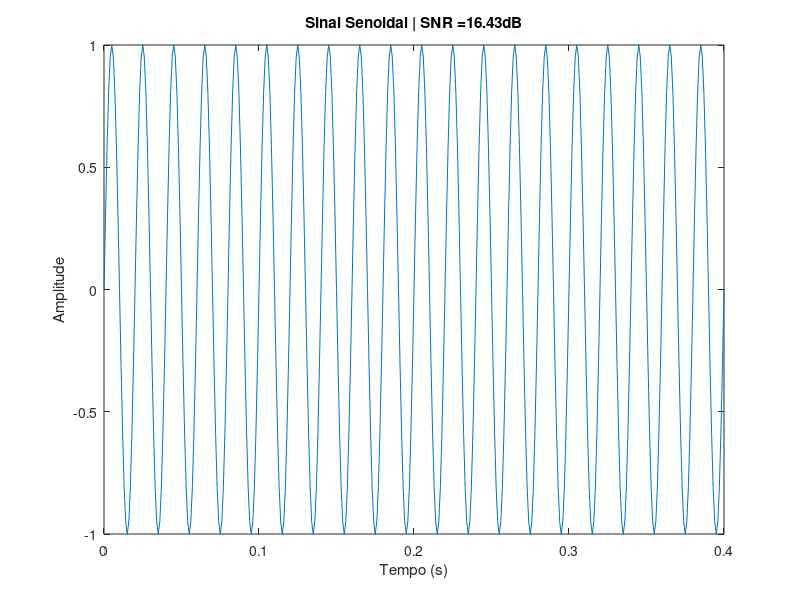
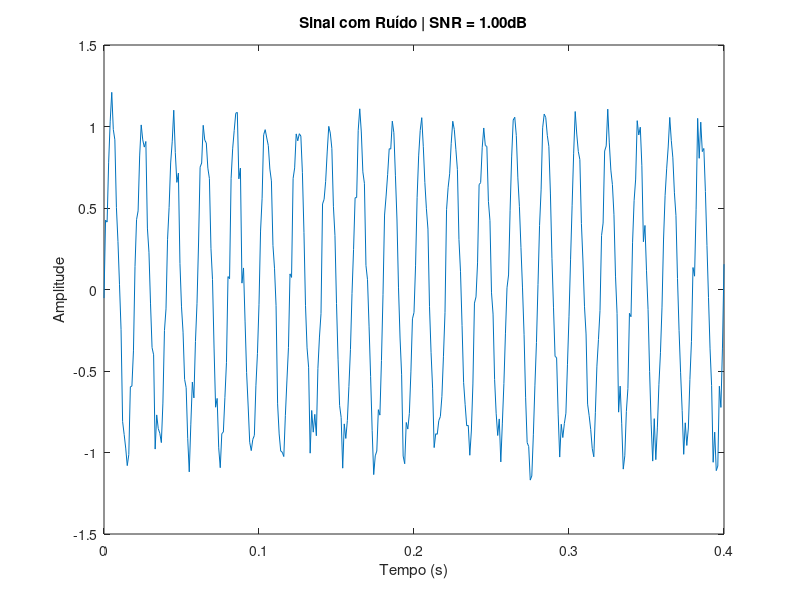
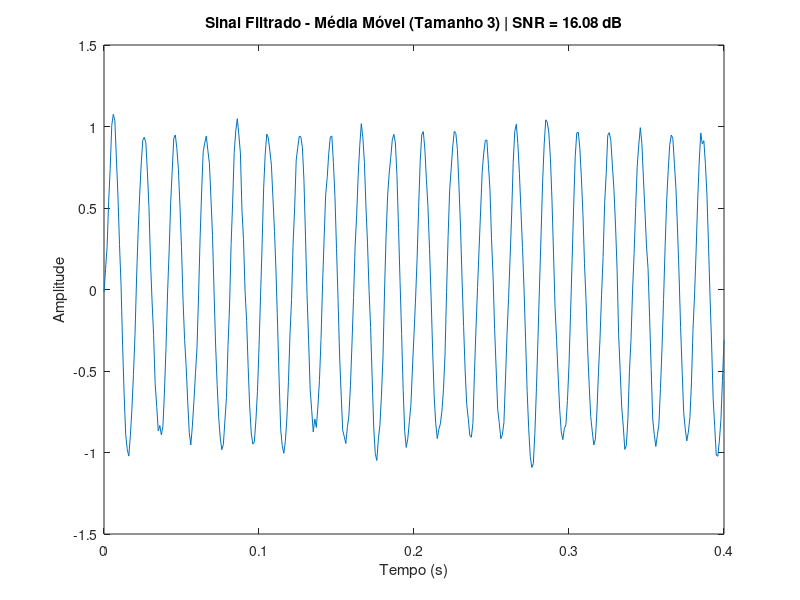
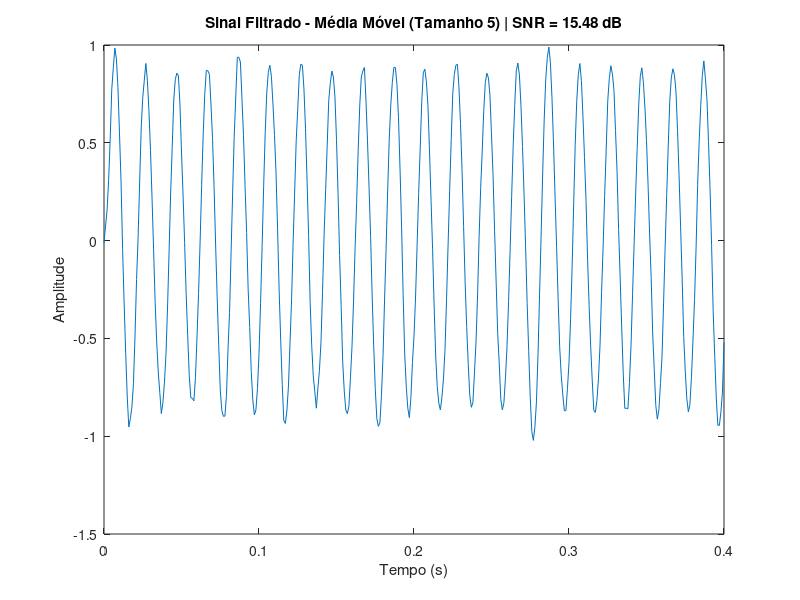

MATLAB code for these plots, in order:
% Parâmetros do sinal
f = 50;            % Frequência do sinal (Hz)
fs = 1000;         % Frequência de amostragem (Hz)
t = 0:1/fs:0.4;    % Vetor de tempo de 0 a 0,4 segundos
A = 1;             % Amplitude do sinal senoidal

% Sinal senoidal
sinal_senoidal = A * sin(2 * pi * f * t);

% Gerando ruído (ruído gaussiano branco)
ruido = 0.1 * randn(size(t));  % Desvio padrão do ruído ajustável

% Sinal com ruído
sinal_com_ruido = sinal_senoidal + ruido;

% Filtros de médias móveis
filtro3 = ones(1, 3) / 3;  % Filtro de média móvel de tamanho 3
filtro5 = ones(1, 5) / 5;  % Filtro de média móvel de tamanho 5
filtro7 = ones(1, 7) / 7;  % Filtro de média móvel de tamanho 7

% Aplicando os filtros de média móvel
sinal_filtrado_3 = filter(filtro3, 1, sinal_com_ruido);
sinal_filtrado_5 = filter(filtro5, 1, sinal_com_ruido);
sinal_filtrado_7 = filter(filtro7, 1, sinal_com_ruido);

% Aplicando os filtros de mediana móvel
sinal_mediana_3 = movmedian(sinal_com_ruido, 3);
sinal_mediana_5 = movmedian(sinal_com_ruido, 5);
sinal_mediana_7 = movmedian(sinal_com_ruido, 7);

% Implementando a moda móvel
movmoda = @(x, k) arrayfun(@(i) mode(x(max(1, i-floor(k/2)):min(length(x), i+floor(k/2)))), 1:length(x));

sinal_moda_3 = movmoda(sinal_com_ruido, 3);
sinal_moda_5 = movmoda(sinal_com_ruido, 5);
sinal_moda_7 = movmoda(sinal_com_ruido, 7);

% Função para calcular o SNR (em dB)
SNR = @(sinal_original, sinal_ruido) 10 * log10(sum(sinal_original.^2) / sum((sinal_ruido).^2));

% Calculando o SNR para cada filtro
SNR_senoidal = SNR(sinal_senoidal, ruido);
SNR_3 = SNR(sinal_filtrado_3, ruido);
SNR_5 = SNR(sinal_filtrado_5, ruido);
SNR_7 = SNR(sinal_filtrado_7, ruido);
SNR_mediana_3 = SNR(sinal_mediana_3, ruido);
SNR_mediana_5 = SNR(sinal_mediana_5, ruido);
SNR_mediana_7 = SNR(sinal_mediana_7, ruido);
SNR_moda_3 = SNR(sinal_moda_3, ruido);
SNR_moda_5 = SNR(sinal_moda_5, ruido);
SNR_moda_7 = SNR(sinal_moda_7, ruido);

% Salvando cada gráfico separadamente
figure;
plot(t, sinal_senoidal);
title(['Sinal Senoidal | SNR =', num2str(SNR_senoidal, '%.2f'), 'dB']);
xlabel('Tempo (s)');
ylabel('Amplitude');
saveas(gcf, 'sinal_senoidal.png');

figure;
plot(t, sinal_com_ruido);
title(['Sinal com Ruído | SNR = 1.00dB']) ;
xlabel('Tempo (s)');
ylabel('Amplitude');
saveas(gcf, 'sinal_com_ruido.png');

figure;
plot(t, sinal_filtrado_3);
title(['Sinal Filtrado - Média Móvel (Tamanho 3) | SNR = ', num2str(SNR_3, '%.2f'), ' dB']);
xlabel('Tempo (s)');
ylabel('Amplitude');
saveas(gcf, 'sinal_filtrado_mm_3.png');

figure;
plot(t, sinal_filtrado_5);
title(['Sinal Filtrado - Média Móvel (Tamanho 5) | SNR = ', num2str(SNR_5, '%.2f'), ' dB']);
xlabel('Tempo (s)');
ylabel('Amplitude');
saveas(gcf, 'sinal_filtrado_mm_5.png');

figure;
plot(t, sinal_filtrado_7);
title(['Sinal Filtrado - Média Móvel (Tamanho 7) | SNR = ', num2str(SNR_7, '%.2f'), ' dB']);
xlabel('Tempo (s)');
ylabel('Amplitude');
saveas(gcf, 'sinal_filtrado_mm_7.png');

figure;
plot(t, sinal_mediana_3);
title(['Sinal Filtrado - Mediana Móvel (Tamanho 3) | SNR =', num2str(SNR_mediana_3, '%.2f'), 'dB']);
xlabel('Tempo (s)');
ylabel('Amplitude');
saveas(gcf, 'sinal_filtrado_mediana_3.png');

figure;
plot(t, sinal_mediana_5);
title(['Sinal Filtrado - Mediana Móvel (Tamanho 5) | SNR =', num2str(SNR_mediana_5, '%.2f'), 'dB']);
xlabel('Tempo (s)');
ylabel('Amplitude');
saveas(gcf, 'sinal_filtrado_mediana_5.png');

figure;
plot(t, sinal_mediana_7);
title(['Sinal Filtrado - Mediana Móvel (Tamanho 7) | SNR =', num2str(SNR_mediana_7, '%.2f'), 'dB']);
xlabel('Tempo (s)');
ylabel('Amplitude');
saveas(gcf, 'sinal_filtrado_mediana_7.png');

figure;
plot(t, sinal_moda_3);
title(['Sinal Filtrado - Moda Móvel (Tamanho 3) | SNR =', num2str(SNR_moda_3, '%.2f'), 'dB']);
xlabel('Tempo (s)');
ylabel('Amplitude');
saveas(gcf, 'sinal_filtrado_moda_3.png');

figure;
plot(t, sinal_moda_5);
title(['Sinal Filtrado - Moda Móvel (Tamanho 5) | SNR =', num2str(SNR_moda_5, '%.2f'), 'dB']);
xlabel('Tempo (s)');
ylabel('Amplitude');
saveas(gcf, 'sinal_filtrado_moda_5.png');

figure;
plot(t, sinal_moda_7);
title(['Sinal Filtrado - Moda Móvel (Tamanho 7) | SNR =', num2str(SNR_moda_7, '%.2f'), 'dB']);
xlabel('Tempo (s)');
ylabel('Amplitude');
saveas(gcf, 'sinal_filtrado_moda_7.png');

% Exibindo o SNR para todos os filtros no terminal
disp('--- Relação Sinal-Ruído (SNR) ---');
disp(['SNR do filtro de tamanho 3: ', num2str(SNR_3, '%.2f'), ' dB']);
disp(['SNR do filtro de tamanho 5: ', num2str(SNR_5, '%.2f'), ' dB']);
disp(['SNR do filtro de tamanho 7: ', num2str(SNR_7, '%.2f'), ' dB']);
disp(['SNR da mediana móvel de tamanho 3: ', num2str(SNR_mediana_3, '%.2f'), ' dB']);
disp(['SNR da mediana móvel de tamanho 5: ', num2str(SNR_mediana_5, '%.2f'), ' dB']);
disp(['SNR da mediana móvel de tamanho 7: ', num2str(SNR_mediana_7, '%.2f'), ' dB']);
disp(['SNR da moda móvel de tamanho 3: ', num2str(SNR_moda_3, '%.2f'), ' dB']);
disp(['SNR da moda móvel de tamanho 5: ', num2str(SNR_moda_5, '%.2f'), ' dB']);
disp(['SNR da moda móvel de tamanho 7: ', num2str(SNR_moda_7, '%.2f'), ' dB']);
